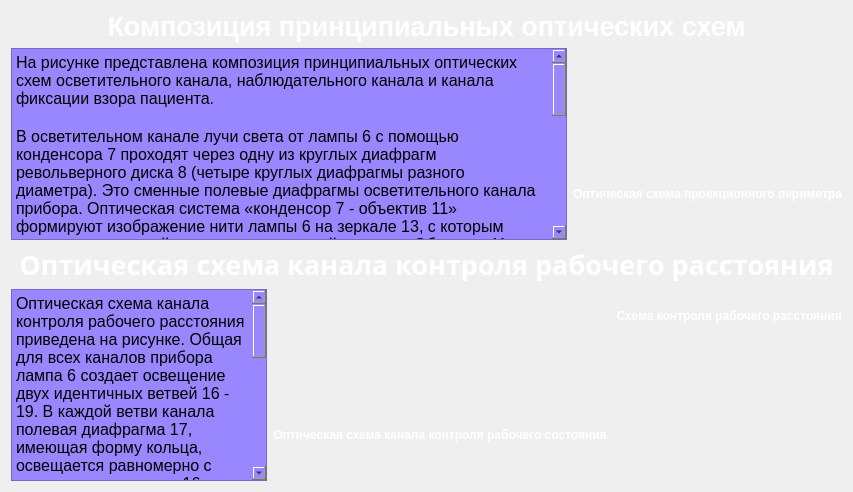
      <widget class="QWidget" name="tab_4">
       <attribute name="title">
        <string>  Лекция. Часть 3  </string>
       </attribute>
       <layout class="QGridLayout" name="gridLayout_4">
        <item row="0" column="0">
         <widget class="QLabel" name="label_21">
          <property name="font">
           <font>
            <pointsize>20</pointsize>
            <weight>75</weight>
            <bold>true</bold>
           </font>
          </property>
          <property name="styleSheet">
           <string notr="true">color: rgb(255, 255, 255);
background-color: transparent;</string>
          </property>
          <property name="text">
           <string>Композиция принципиальных оптических схем</string>
          </property>
          <property name="alignment">
           <set>Qt::AlignCenter</set>
          </property>
         </widget>
        </item>
        <item row="1" column="0">
         <layout class="QHBoxLayout" name="horizontalLayout">
          <item>
           <widget class="QTextBrowser" name="textBrowser_5">
            <property name="styleSheet">
             <string notr="true">background-color: rgb(153, 135, 255);
font: 75 10pt &quot;Segoe Script&quot;;</string>
            </property>
            <property name="html">
             <string>&lt;!DOCTYPE HTML PUBLIC &quot;-//W3C//DTD HTML 4.0//EN&quot; &quot;http://www.w3.org/TR/REC-html40/strict.dtd&quot;&gt;
&lt;html&gt;&lt;head&gt;&lt;meta name=&quot;qrichtext&quot; content=&quot;1&quot; /&gt;&lt;style type=&quot;text/css&quot;&gt;
p, li { white-space: pre-wrap; }
&lt;/style&gt;&lt;/head&gt;&lt;body style=&quot; font-family:'Segoe Script'; font-size:10pt; font-weight:72; font-style:normal;&quot;&gt;
&lt;p style=&quot; margin-top:0px; margin-bottom:0px; margin-left:0px; margin-right:0px; -qt-block-indent:0; text-indent:0px;&quot;&gt;&lt;span style=&quot; font-family:'MS Shell Dlg 2'; font-size:12pt; font-weight:400;&quot;&gt;На рисунке представлена композиция принципиальных оптических схем осветительного канала, наблюдательного канала и канала фиксации взора пациента. &lt;/span&gt;&lt;/p&gt;
&lt;p style=&quot;-qt-paragraph-type:empty; margin-top:0px; margin-bottom:0px; margin-left:0px; margin-right:0px; -qt-block-indent:0; text-indent:0px; font-family:'MS Shell Dlg 2'; font-size:12pt; font-weight:400;&quot;&gt;&lt;br /&gt;&lt;/p&gt;
&lt;p style=&quot; margin-top:0px; margin-bottom:0px; margin-left:0px; margin-right:0px; -qt-block-indent:0; text-indent:0px;&quot;&gt;&lt;span style=&quot; font-family:'MS Shell Dlg 2'; font-size:12pt; font-weight:400;&quot;&gt;В осветительном канале лучи света от лампы 6 с помощью конденсора 7 проходят через одну из круглых диафрагм револьверного диска 8 (четыре круглых диафрагмы разного диаметра). Это сменные полевые диафрагмы осветительного канала прибора. Оптическая система «конденсор 7 - объектив 11» формируют изображение нити лампы 6 на зеркале 13, с которым совпадает выходной зрачок осветительной системы. Объектив 11 с помощью зеркал 12 и 13 изображает диафрагму 8 на дуге 1 периметра. &lt;/span&gt;&lt;/p&gt;
&lt;p style=&quot;-qt-paragraph-type:empty; margin-top:0px; margin-bottom:0px; margin-left:0px; margin-right:0px; -qt-block-indent:0; text-indent:0px; font-family:'MS Shell Dlg 2'; font-size:12pt; font-weight:400;&quot;&gt;&lt;br /&gt;&lt;/p&gt;
&lt;p style=&quot; margin-top:0px; margin-bottom:0px; margin-left:0px; margin-right:0px; -qt-block-indent:0; text-indent:0px;&quot;&gt;&lt;span style=&quot; font-family:'MS Shell Dlg 2'; font-size:12pt; font-weight:400;&quot;&gt;Кроме револьверного диска 8, между конденсором 7 и объективом 11 имеются еще два револьверных диска. В диске 9 установлены три цветных светофильтра (красный, синий, зеленый) и имеется одно свободное отверстие. В диске 10 смонтированы три нейтральных светофильтра и тоже имеется одно свободное отверстие. Вращая эти диски, получают изображения стимула желаемого размера, цвета и яркости на поверхности дуги 1 периметра. &lt;/span&gt;&lt;/p&gt;
&lt;p style=&quot;-qt-paragraph-type:empty; margin-top:0px; margin-bottom:0px; margin-left:0px; margin-right:0px; -qt-block-indent:0; text-indent:0px; font-family:'MS Shell Dlg 2'; font-size:12pt; font-weight:400;&quot;&gt;&lt;br /&gt;&lt;/p&gt;
&lt;p style=&quot; margin-top:0px; margin-bottom:0px; margin-left:0px; margin-right:0px; -qt-block-indent:0; text-indent:0px;&quot;&gt;&lt;span style=&quot; font-family:'MS Shell Dlg 2'; font-size:12pt; font-weight:400;&quot;&gt;В центре дуги 1 находится полевая диафрагма 3 канала фиксации взора глаза 4 пациента. Эта диафрагма освещается лампой 6 с помощью зеркала 14. Нейтральный круговой клин 15 регулирует яркость точки фиксации взора 3. &lt;/span&gt;&lt;/p&gt;
&lt;p style=&quot;-qt-paragraph-type:empty; margin-top:0px; margin-bottom:0px; margin-left:0px; margin-right:0px; -qt-block-indent:0; text-indent:0px; font-family:'MS Shell Dlg 2'; font-size:12pt; font-weight:400;&quot;&gt;&lt;br /&gt;&lt;/p&gt;
&lt;p style=&quot; margin-top:0px; margin-bottom:0px; margin-left:0px; margin-right:0px; -qt-block-indent:0; text-indent:0px;&quot;&gt;&lt;span style=&quot; font-family:'MS Shell Dlg 2'; font-size:12pt; font-weight:400;&quot;&gt;Наблюдательный канал включает в себя дугу 1 как диффузно отражающий экран, неподвижную диафрагму 3 в качестве точки фиксации взора глаза 4 пациента. Угловое поле предъявления стимула составляет телесный угол 2πi рад. &lt;/span&gt;&lt;/p&gt;&lt;/body&gt;&lt;/html&gt;</string>
            </property>
           </widget>
          </item>
          <item>
           <layout class="QVBoxLayout" name="verticalLayout_7">
            <item>
             <widget class="QLabel" name="label_15">
              <property name="maximumSize">
               <size>
                <width>16777215</width>
                <height>340</height>
               </size>
              </property>
              <property name="text">
               <string/>
              </property>
              <property name="pixmap">
               <pixmap>opt_sh_pr_per.png</pixmap>
              </property>
              <property name="scaledContents">
               <bool>true</bool>
              </property>
             </widget>
            </item>
            <item>
             <widget class="QLabel" name="label_16">
              <property name="font">
               <font>
                <weight>75</weight>
                <bold>true</bold>
               </font>
              </property>
              <property name="styleSheet">
               <string notr="true">color: rgb(255, 255, 255);
background-color: transparent;</string>
              </property>
              <property name="text">
               <string>Оптическая схема проекционного периметра</string>
              </property>
              <property name="alignment">
               <set>Qt::AlignCenter</set>
              </property>
             </widget>
            </item>
           </layout>
          </item>
         </layout>
        </item>
        <item row="2" column="0">
         <widget class="QLabel" name="label_22">
          <property name="font">
           <font>
            <family>Niagara Engraved</family>
            <pointsize>20</pointsize>
            <weight>75</weight>
            <italic>false</italic>
            <bold>true</bold>
           </font>
          </property>
          <property name="styleSheet">
           <string notr="true">color: rgb(255, 255, 255);
background-color: transparent;</string>
          </property>
          <property name="text">
           <string>Оптическая схема канала контроля рабочего расстояния</string>
          </property>
          <property name="alignment">
           <set>Qt::AlignCenter</set>
          </property>
         </widget>
        </item>
        <item row="3" column="0">
         <layout class="QHBoxLayout" name="horizontalLayout_4">
          <item>
           <widget class="QTextBrowser" name="textBrowser_6">
            <property name="styleSheet">
             <string notr="true">background-color: rgb(153, 135, 255);
font: 75 10pt &quot;Segoe Script&quot;;</string>
            </property>
            <property name="html">
             <string>&lt;!DOCTYPE HTML PUBLIC &quot;-//W3C//DTD HTML 4.0//EN&quot; &quot;http://www.w3.org/TR/REC-html40/strict.dtd&quot;&gt;
&lt;html&gt;&lt;head&gt;&lt;meta name=&quot;qrichtext&quot; content=&quot;1&quot; /&gt;&lt;style type=&quot;text/css&quot;&gt;
p, li { white-space: pre-wrap; }
&lt;/style&gt;&lt;/head&gt;&lt;body style=&quot; font-family:'Segoe Script'; font-size:10pt; font-weight:72; font-style:normal;&quot;&gt;
&lt;p style=&quot; margin-top:0px; margin-bottom:0px; margin-left:0px; margin-right:0px; -qt-block-indent:0; text-indent:0px;&quot;&gt;&lt;span style=&quot; font-family:'MS Shell Dlg 2'; font-size:12pt; font-weight:400;&quot;&gt;Оптическая схема канала контроля рабочего расстояния приведена на рисунке. Общая для всех каналов прибора лампа 6 создает освещение двух идентичных ветвей 16 - 19. В каждой ветви канала полевая диафрагма 17, имеющая форму кольца, освещается равномерно с помощью конденсора 16. Полевая диафрагма 17 проектируется на исследуемый глаз 4 объективом 18 и зеркалом 19. Конденсоры 16 и объективы 18 изображают нить лампы 6 на зеркалах 19 как апертурных диафрагмах. Таким образом, данная система компонуется по схеме диапроекции по Келлеру. Зеркала 19 направляют лучи таким образом, что при условии наложения изображения колец друг на друга и окаймлений ими зрачка исследуемого глаза 4 обеспечивается точная установка глаза в центре дуги (на расстоянии 333 мм от фиксационной точки 3).&lt;/span&gt;&lt;/p&gt;&lt;/body&gt;&lt;/html&gt;</string>
            </property>
           </widget>
          </item>
          <item>
           <layout class="QVBoxLayout" name="verticalLayout_8">
            <item>
             <widget class="QLabel" name="label_17">
              <property name="maximumSize">
               <size>
                <width>16777215</width>
                <height>341</height>
               </size>
              </property>
              <property name="text">
               <string/>
              </property>
              <property name="pixmap">
               <pixmap>opt_sh_kal_kontr.png</pixmap>
              </property>
              <property name="scaledContents">
               <bool>true</bool>
              </property>
             </widget>
            </item>
            <item>
             <widget class="QLabel" name="label_23">
              <property name="font">
               <font>
                <weight>75</weight>
                <bold>true</bold>
               </font>
              </property>
              <property name="styleSheet">
               <string notr="true">color: rgb(255, 255, 255);
background-color: transparent;</string>
              </property>
              <property name="text">
               <string>Оптическая схема канала контроля рабочего состояния</string>
              </property>
              <property name="alignment">
               <set>Qt::AlignCenter</set>
              </property>
             </widget>
            </item>
           </layout>
          </item>
          <item>
           <layout class="QVBoxLayout" name="verticalLayout_9">
            <item>
             <widget class="QLabel" name="label_25">
              <property name="maximumSize">
               <size>
                <width>401</width>
                <height>121</height>
               </size>
              </property>
              <property name="text">
               <string/>
              </property>
              <property name="pixmap">
               <pixmap>glasa.png</pixmap>
              </property>
              <property name="scaledContents">
               <bool>true</bool>
              </property>
             </widget>
            </item>
            <item>
             <widget class="QLabel" name="label_26">
              <property name="font">
               <font>
                <weight>75</weight>
                <bold>true</bold>
               </font>
              </property>
              <property name="styleSheet">
               <string notr="true">color: rgb(255, 255, 255);
background-color: transparent;</string>
              </property>
              <property name="text">
               <string> Схема контроля рабочего расстояния</string>
              </property>
              <property name="alignment">
               <set>Qt::AlignCenter</set>
              </property>
             </widget>
            </item>
            <item>
             <spacer name="verticalSpacer_4">
              <property name="orientation">
               <enum>Qt::Vertical</enum>
              </property>
              <property name="sizeHint" stdset="0">
               <size>
                <width>20</width>
                <height>40</height>
               </size>
              </property>
             </spacer>
            </item>
           </layout>
          </item>
         </layout>
        </item>
       </layout>
      </widget>
